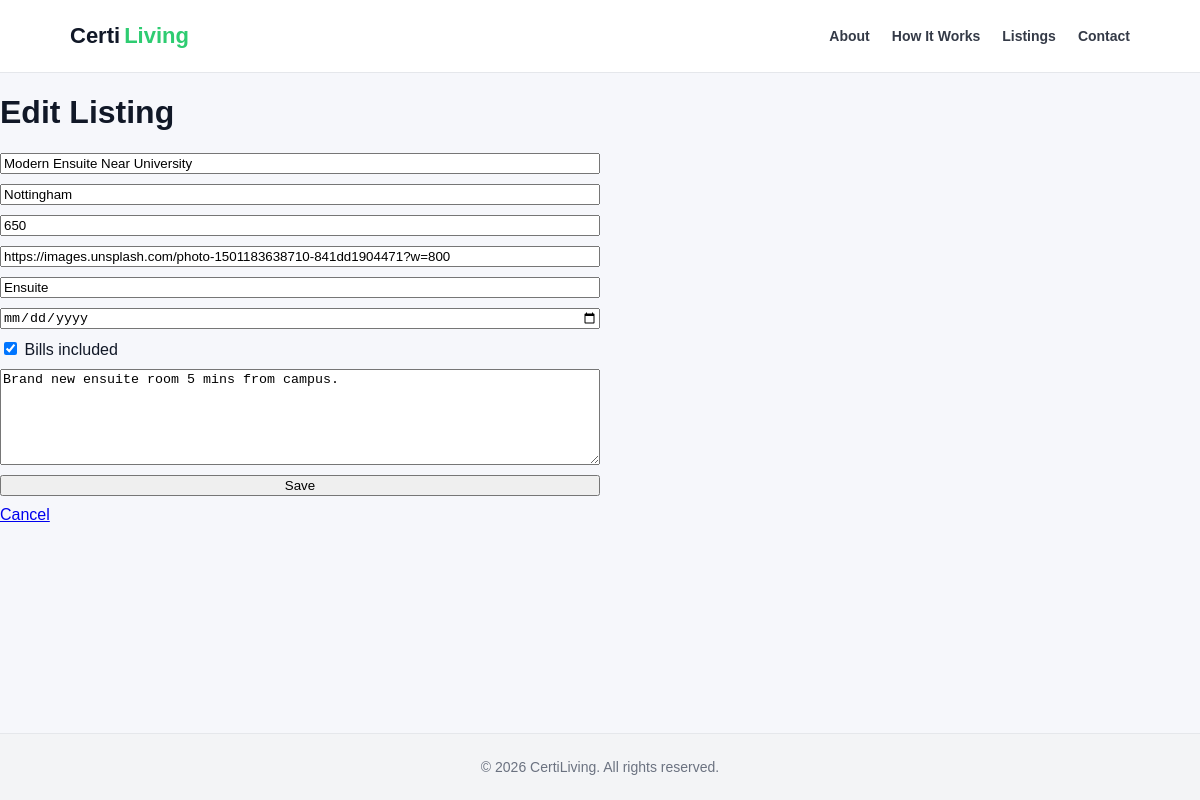
/admin/listings/1/edit (signed in), run on an earlier commit of the app's database.
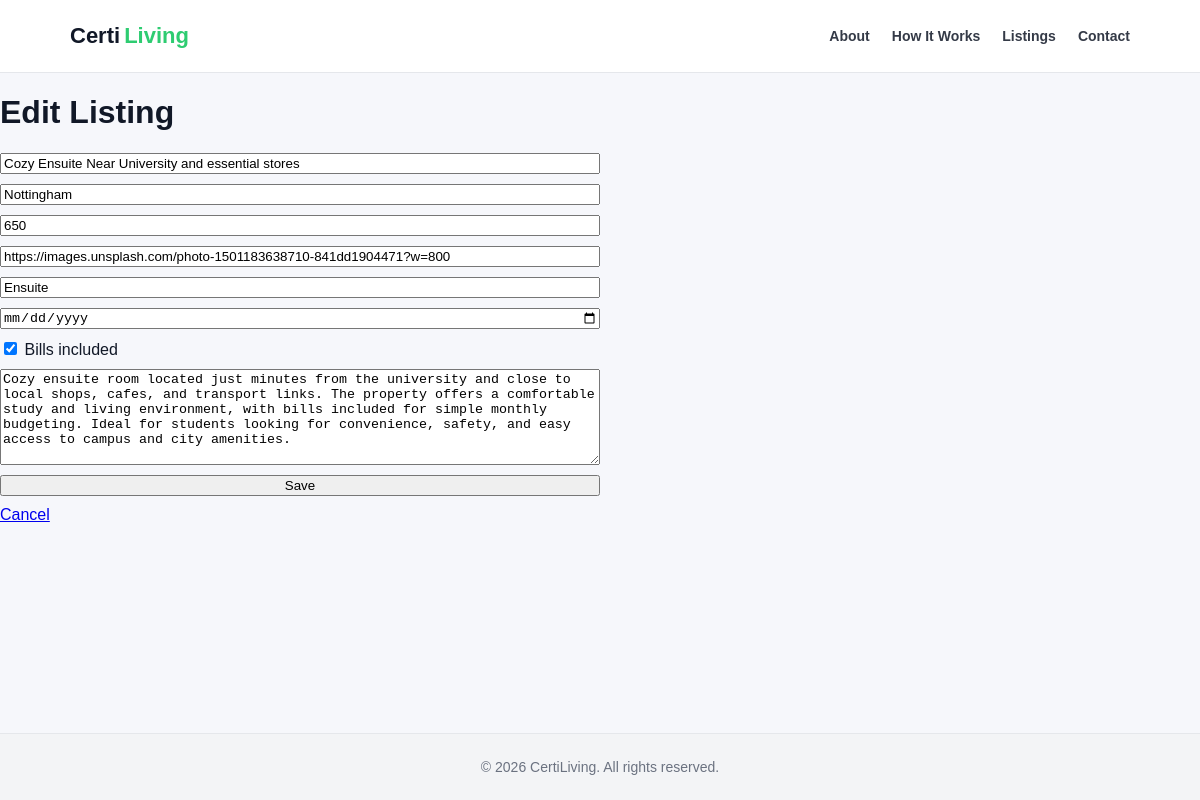
And on a later commit of the database.
### tables this page shows
CREATE TABLE listings (
    id INTEGER PRIMARY KEY AUTOINCREMENT,

    title TEXT NOT NULL,
    description TEXT NOT NULL,

    city TEXT NOT NULL,
    address TEXT,

    rent_pcm INTEGER NOT NULL,
    deposit INTEGER,

    room_type TEXT,
    bills_included BOOLEAN DEFAULT 0,

    available_from DATE,

    photo_url TEXT,

    created TIMESTAMP DEFAULT CURRENT_TIMESTAMP
);

### app/admin.py (the view, shortened to what this page needs)
@bp.route("/listings/<int:id>/edit", methods=("GET", "POST"))
@admin_required
def listings_edit(id):
    db = get_db()
    listing = db.execute("SELECT * FROM listings WHERE id = ?", (id,)).fetchone()
    if listing is None:
        return "Not found", 404
    return render_template("admin/listings_form.html", listing=listing)

### app/admin.py (called while the page is built)
def admin_required(view):
    @wraps(view)
    def wrapped(*args, **kwargs):
        if not session.get("is_admin"):
            return redirect(url_for("admin.login"))
        return view(*args, **kwargs)
    return wrapped

### app/db.py (called while the page is built)
def get_db():
    if 'db' not in g:
        g.db = sqlite3.connect(
            current_app.config['DATABASE'],
            detect_types=sqlite3.PARSE_DECLTYPES
        )
        g.db.row_factory = sqlite3.Row
        g.db.execute("PRAGMA foreign_keys = ON")
    return g.db

### app/templates/admin/listings_form.html
{% extends "base.html" %}
{% block content %}
<h1>{{ 'Edit' if listing else 'New' }} Listing</h1>
<form method="post" style="display:grid; gap:10px; max-width:600px;">
  <input name="title" placeholder="Title"
         value="{{ listing['title'] if listing else '' }}" required>
  <input name="city" placeholder="City"
         value="{{ listing['city'] if listing else '' }}" required>
  <input name="rent_pcm" type="number" placeholder="Rent PCM" required
         value="{{ listing['rent_pcm'] if listing else '' }}">
  <input name="photo_url" placeholder="Photo URL"
         value="{{ listing['photo_url'] if listing and listing['photo_url'] not in (None, 'None', '') else '' }}">
  <input name="room_type" placeholder="Room type (Ensuite/Studio/Shared)"
         value="{{ listing['room_type'] if listing and listing['room_type'] not in (None, 'None', '') else '' }}">
  <input name="available_from" type="date"
         value="{{ listing['available_from'] if listing and listing['available_from'] not in (None, 'None', '') else '' }}">
  <label>
    <input type="checkbox" name="bills_included"
           {% if listing and listing['bills_included'] %}checked{% endif %}>
    Bills included
  </label>
  <textarea name="description" rows="6" placeholder="Description">{{
    listing['description'] if listing and listing['description'] not in (None, 'None') else ''
  }}</textarea>
  <button type="submit">Save</button>
  <a href="{{ url_for('admin.listings_index') }}">Cancel</a>
</form>
{% endblock %}

What changed in the data, as far as the page shows it:
changed listings "Nottingham": title "Modern Ensuite Near University" → "Cozy Ensuite Near University and essential stores"; description "Brand new ensuite room 5 mins from campus." → "Cozy ensuite room located just minutes from the university and close to local shops, cafes, and transport links. The property offers a comfortable study and living environment, with bills included for simple monthly budgeting. Ideal for students looking for convenience, safety, and easy access to campus and city amenities."
